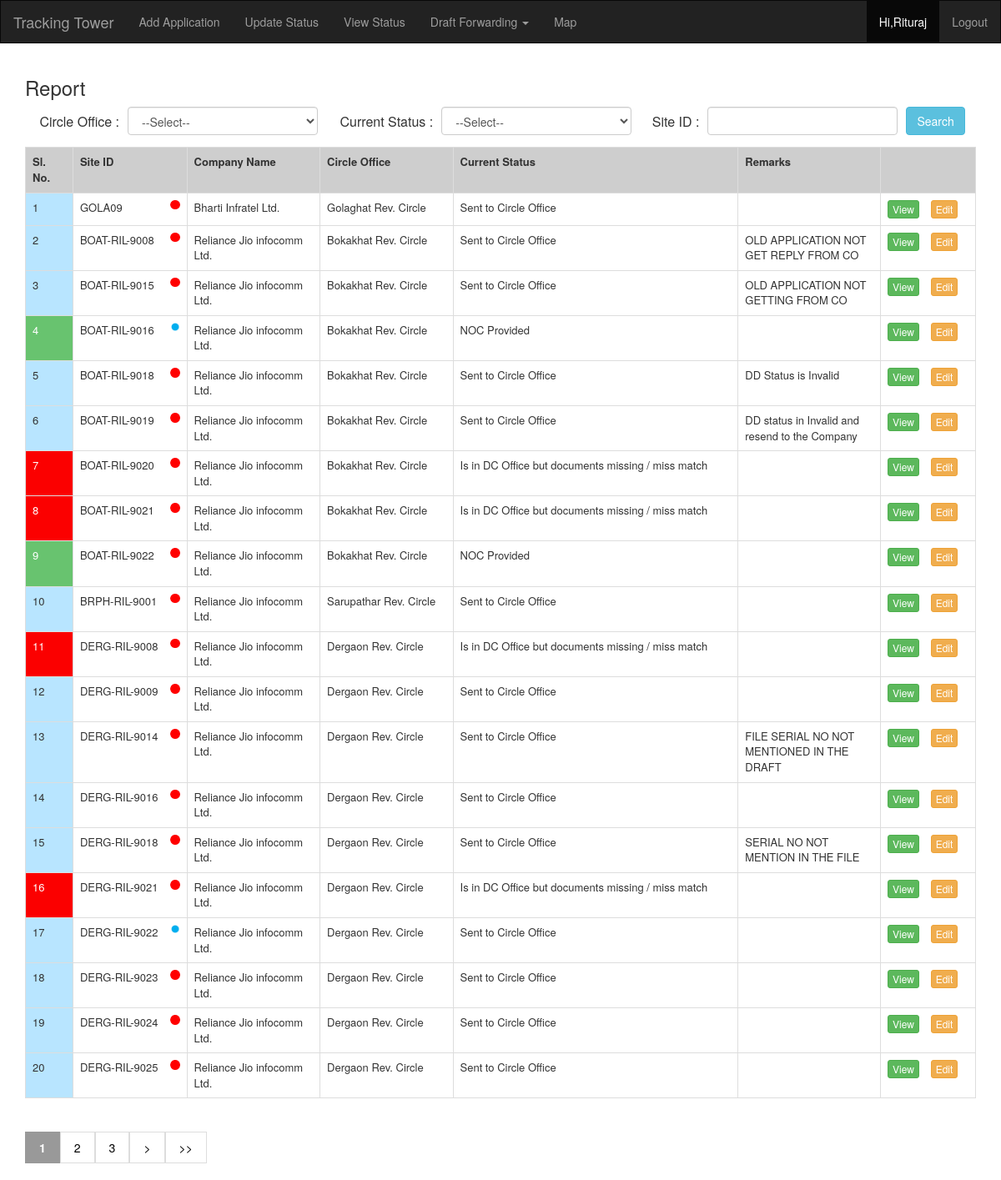
Screenshot of /view.php (signed in) with the database file from the repository.
### tables this page shows
CREATE TABLE `master_application` (
  `id` int(11) NOT NULL,
  `site_id` varchar(20) NOT NULL,
  `company_id` int(11) NOT NULL,
  `co_id` int(11) NOT NULL,
  `owner_name` varchar(100) NOT NULL,
  `owner_address` varchar(400) NOT NULL,
  `dagno` int(11) NOT NULL,
  `pattano` int(11) NOT NULL,
  `lattitude` varchar(30) NOT NULL,
  `longitude` varchar(30) NOT NULL,
  `dd_no` varchar(50) DEFAULT NULL,
  `dd_date` date DEFAULT NULL,
  `dd_status` int(11) NOT NULL DEFAULT '1',
  `dd_remarks` varchar(600) DEFAULT NULL,
  `remarks` varchar(999) DEFAULT NULL,
  `receivedon` date NOT NULL,
  `curr_status` int(11) NOT NULL DEFAULT '0',
  `year` int(11) DEFAULT NULL,
  `plot_type` varchar(50) DEFAULT NULL,
  `tower_type` varchar(5) DEFAULT NULL,
  `length` int(11) DEFAULT NULL,
  `width` int(11) DEFAULT NULL,
  `validity` date DEFAULT NULL,
  `is_delete` int(11) NOT NULL DEFAULT '0'
);

CREATE TABLE `company_master` (
  `id` int(11) NOT NULL,
  `name` varchar(100) NOT NULL,
  `status` int(11) NOT NULL,
  `details` varchar(600) NOT NULL
);

CREATE TABLE `circle_office` (
  `id` int(11) NOT NULL,
  `name` varchar(60) NOT NULL
);

CREATE TABLE `status` (
  `id` int(11) NOT NULL,
  `curr_status` varchar(150) NOT NULL
);

CREATE TABLE `track` (
  `id` int(11) NOT NULL,
  `app_id` int(11) NOT NULL,
  `app_status` int(11) NOT NULL,
  `fileno` varchar(40) DEFAULT NULL,
  `file_date` date DEFAULT NULL,
  `remarks` varchar(999) DEFAULT NULL,
  `is_delete` int(11) NOT NULL DEFAULT '0',
  `updated_on` datetime NOT NULL DEFAULT CURRENT_TIMESTAMP
);

### view.php (the view, shortened to what this page needs)
<?php
 include("config.php");
 include("header.php");
 $siteid="";
 $a1 = $a2 = $a3 = $p1='';
?>
<?php
 $p_co =   "";
 $p_status =   "";
 $p_siteid =   "";
 $rslt='';
$sql="";
if($rslt==1)
{
   $sql="SELECT COUNT(a.id)  from  master_application a
   inner join company_master b on a.company_id=b.id inner join track x on a.id = x.app_id and a.curr_status = x.app_status
   inner join circle_office c on a.co_id=c.id  inner join status d on a.curr_status=d.id
   where  a.is_delete=0 $p_co  $p_status  $p_siteid";
}
else{
   $sql = "SELECT COUNT(a.id)  from  master_application a
   inner join company_master b on a.company_id=b.id inner join track x on a.id = x.app_id and a.curr_status = x.app_status
   inner join circle_office c on a.co_id=c.id  inner join status d on a.curr_status=d.id
   where  a.is_delete=0";
}
   $x = mysqli_query($mysqli, $sql) ;
   $r = mysqli_fetch_row($x);
   $numrows = $r[0];
$rowsperpage = 20;
$totalpages = ceil($numrows / $rowsperpage);
if (isset($_GET['currentpage']) && is_numeric($_GET['currentpage'])) {
   $currentpage = (int) $_GET['currentpage'];
} else {
   $currentpage = 1;
}
$offset = ($currentpage - 1) * $rowsperpage;
if($rslt==1)
{
   $sql = "SELECT a.id, a.dd_status, a.site_id, a.curr_status as sts, b.name as comp, c.name as co, d.curr_status, x.remarks  from  master_application a
   inner join company_master b on a.company_id=b.id inner join track x on a.id = x.app_id and a.curr_status = x.app_status
   inner join circle_office c on a.co_id=c.id  inner join status d on a.curr_status=d.id
   where  a.is_delete=0 $p_co  $p_status  $p_siteid order by a.id  LIMIT $offset, $rowsperpage";
}
else
{
   $sql = "SELECT a.id,  a.dd_status, a.site_id, a.curr_status as sts, b.name as comp, c.name as co, d.curr_status, x.remarks  from  master_application a
   inner join company_master b on a.company_id=b.id inner join track x on a.id = x.app_id and a.curr_status = x.app_status
   inner join circle_office c on a.co_id=c.id  inner join status d on a.curr_status=d.id
   where  a.is_delete=0 order by a.id  LIMIT $offset, $rowsperpage";
}
$result = mysqli_query($mysqli, $sql) ;
$range = 3;
$sno=($currentpage*20)-19 ;
$qrystr="";
?>
<div class="container">
<div class="row">
<div class="col-md-12">
<h3>Report</h3>
</div>
</div>
<div class="row">
<div class="col-md-12">
<form action="view.php" method="get"  name="myform" >
<table>
<tr>
<td>
<span style="float:right ; margin: 0 10 0 0">Circle Office : </span>
</td>
<td width="20%">
<select id="ddco"  name="ddco" class="form-control" >
 <option value="">--Select--</option>
</td>
<td width="13%">
<span style="float:right; margin: 0 10 0 0">Current Status : </span>
</td>
<td width="20%">
<select name="status" id="status"  class="form-control" onmousedown="this.value='';">
 <option value="">--Select--</option>
</td>
<td width="8%">
<span style="float:right; margin: 0 10 0 0">Site ID : </span>
</td>
<td width="20%">
<input type="text" name="siteid"  value="<?php echo $siteid ?>" class="form-control" >
</td>
<td>
<input type="submit" name="Submit" style="margin: 0 0 0 10" value="Search" class="btn btn-info"  >
</td>
</tr>
</table>
</form>
</div>
</div>
<div class="row">
<div class="col-md-12">
<table class="table table-bordered" width="100%" style="font-size:13px !important;">
<tr>
<th width="5%">
Sl. No.
</th>
<th width="12%">
Site ID
</th>
<th  width="14%">
Company Name
</th>
<th  width="14%">
Circle Office
</th>
<th>
Current Status
</th>
<th width="15%">
Remarks
</th>
<th width="10%">
</th>
</tr>
<?php  while($r= mysqli_fetch_array($result)) { ?>
<tr>
<td  class="<?php
switch($r["sts"]){
   case 2 :
       echo "lightblue";
       break;
   case 7 :
       echo "red";
       break;
   case 8 :
       echo "green";
       break;
}
?>">
<?php echo $sno; $sno ++; ?>
</td>
<td>
<?php
echo $r["site_id"];
   ?>
<span class="pull-right">
   <?php
if($r["dd_status"]=='1')
   {?>
   <img src="img/circle-blue.png" width="12px" title="Valid DD" alt="Valid">
   <?php } else {?>
      <img src="img/circle-red.png" width="12px"  title="In-Valid DD" alt="In-Valid">
      <?php } ?>
   </span>
</td>
<td>
<?php
echo $r["comp"];
   ?>
</td>
<td>
<?php
echo $r["co"];
   ?>
</td>
<td>
<?php
echo $r["curr_status"];
   ?>
</td>
<td>
<?php
echo $r["remarks"];
   ?>
</td>
<td>
<?php  $pid=$r["id"] ?>
<a class='btn btn-xs btn-success' href='details.php?id=<?php  echo  $pid.'&'.$qrystr  ?>'>View</a>
<?php if( $_SESSION['type']=="3")
 {  }
 else{ ?>
 <a class='btn btn-xs btn-warning' style="margin-left:10px" href='edit.php?id=<?php   echo  $pid.'&'.$qrystr ?>'>Edit</a>
 <?php }
?>
</td>
</tr>
<?php } ?>
</table>
</div>
</div>
<div class="row">
<div class="col-md-12">
<div  class="pagination">
<?php
 for ($x = ($currentpage - $range); $x < (($currentpage + $range) + 1); $x++) {
    if (($x > 0) && ($x <= $totalpages)) {
       if ($x == $currentpage) {
          echo "<a class='active'><b>$x</b></a> ";
       } else {
          echo " <a href='{$_SERVER['PHP_SELF']}?currentpage=$x$a1$a2$a3'>$x</a> ";
       }
    }
 }
 if ($currentpage != $totalpages) {
    $nextpage = $currentpage + 1;
    echo " <a href='{$_SERVER['PHP_SELF']}?currentpage=$nextpage$a1$a2$a3'>></a> ";
    echo "<a href='{$_SERVER['PHP_SELF']}?currentpage=$totalpages$a1$a2$a3'>>></a>";
 }
 ?>
</div>
</div>
</div>
 <?php
 include("footer.php");
?>

### header.php (shortened to what this page needs)
<html>
<head>
<link rel="stylesheet" href="https://maxcdn.bootstrapcdn.com/bootstrap/3.3.7/css/bootstrap.min.css">
</head>
<body onkeydown="return (event.keyCode != 116)">
<nav class="navbar navbar-inverse"  >
  <div class="container-fluid">
    <div class="navbar-header">
      <a class="navbar-brand" href="#">Tracking Tower</a>
    </div>
    <?php
if(isset($_SESSION['id']))
{
    $uid = $_SESSION['id'];
    if( $uid!= "")
    {
    ?>
        <ul class="nav navbar-nav">
        <li ><a href="application.php">Add Application</a></li>
        <li ><a href="status.php">Update Status</a></li>
        <li ><a href="view.php">View Status</a></li>
        <li class="dropdown"><a class="dropdown-toggle" data-toggle="dropdown" href="#">Draft Forwarding <span class="caret"></span></a>
      </li>
      <li ><a href="map.php">Map</a></li>
        </ul>
        <ul class="nav navbar-nav navbar-right">
        <li class="active">
        <a href="#"> <?php
 if($uid!="")
 {
 echo "Hi,".$_SESSION['name']  ;
 }
 ?></a>
        </li>
        <li  style="float:right"><a href="logout.php">Logout</a></li>
</ul>
<?php }
 }
 else
 {?>
    <ul class="nav navbar-nav">
        <li ><a href="index.php">Login</a></li>
        </ul>
<?php  }
?>
  </div>
</nav>

### footer.php (shortened to what this page needs)
</body>
</html>

### view.php (style rules this page uses)
table tr th { background:#cecece; }
.red { background:#fb0000 !important; color:#fff !important; }
.lightblue { background:#b8e5ff !important; }
.green { background:#68c36f !important; color:#fff !important; }

### header.php (style rules this page uses)
.navbar { -webkit-border-radius: 0; -moz-border-radius: 0; border-radius: 0; }
.pagination { display: inline-block; }
.pagination a { color: black; float: left; padding: 8px 16px; text-decoration: none; transition: background-color .3s; border: 1px solid #ddd; }
.pagination a.active { background-color: #999; color: white; border: 1px solid #999; }

### rows the page displays
master_application: site "GOLA09", dd_status 2 (drawn), company_master.name "Bharti Infratel Ltd.", circle_office.name "Golaghat Rev. Circle", status.curr_status "Sent to Circle Office"
master_application: site "BOAT-RIL-9008", dd_status 2 (drawn), company_master.name "Reliance Jio infocomm Ltd.", circle_office.name "Bokakhat Rev. Circle", status.curr_status "Sent to Circle Office", track.remarks "OLD APPLICATION NOT GET REPLY FROM CO"
master_application: site "BOAT-RIL-9015", dd_status 2 (drawn), company_master.name "Reliance Jio infocomm Ltd.", circle_office.name "Bokakhat Rev. Circle", status.curr_status "Sent to Circle Office", track.remarks "OLD APPLICATION NOT GETTING FROM CO"
master_application: site "BOAT-RIL-9016", dd_status 1 (drawn), company_master.name "Reliance Jio infocomm Ltd.", circle_office.name "Bokakhat Rev. Circle", status.curr_status "NOC Provided"
master_application: site "BOAT-RIL-9018", dd_status 2 (drawn), company_master.name "Reliance Jio infocomm Ltd.", circle_office.name "Bokakhat Rev. Circle", status.curr_status "Sent to Circle Office", track.remarks "DD Status is Invalid"
master_application: site "BOAT-RIL-9019", dd_status 2 (drawn), company_master.name "Reliance Jio infocomm Ltd.", circle_office.name "Bokakhat Rev. Circle", status.curr_status "Sent to Circle Office", track.remarks "DD status in Invalid and resend to the Company"
master_application: site "BOAT-RIL-9020", dd_status 2 (drawn), company_master.name "Reliance Jio infocomm Ltd.", circle_office.name "Bokakhat Rev. Circle", status.curr_status "Is in DC Office but documents missing / miss match"
master_application: site "BOAT-RIL-9021", dd_status 2 (drawn), company_master.name "Reliance Jio infocomm Ltd.", circle_office.name "Bokakhat Rev. Circle", status.curr_status "Is in DC Office but documents missing / miss match"
master_application: site "BOAT-RIL-9022", dd_status 2 (drawn), company_master.name "Reliance Jio infocomm Ltd.", circle_office.name "Bokakhat Rev. Circle", status.curr_status "NOC Provided"
master_application: site "BRPH-RIL-9001", dd_status 2 (drawn), company_master.name "Reliance Jio infocomm Ltd.", circle_office.name "Sarupathar Rev. Circle", status.curr_status "Sent to Circle Office"
master_application: site "DERG-RIL-9008", dd_status 2 (drawn), company_master.name "Reliance Jio infocomm Ltd.", circle_office.name "Dergaon Rev. Circle", status.curr_status "Is in DC Office but documents missing / miss match"
master_application: site "DERG-RIL-9009", dd_status 2 (drawn), company_master.name "Reliance Jio infocomm Ltd.", circle_office.name "Dergaon Rev. Circle", status.curr_status "Sent to Circle Office"
master_application: site "DERG-RIL-9014", dd_status 2 (drawn), company_master.name "Reliance Jio infocomm Ltd.", circle_office.name "Dergaon Rev. Circle", status.curr_status "Sent to Circle Office", track.remarks "FILE SERIAL NO NOT MENTIONED IN THE DRAFT"
master_application: site "DERG-RIL-9016", dd_status 2 (drawn), company_master.name "Reliance Jio infocomm Ltd.", circle_office.name "Dergaon Rev. Circle", status.curr_status "Sent to Circle Office"
master_application: site "DERG-RIL-9018", dd_status 2 (drawn), company_master.name "Reliance Jio infocomm Ltd.", circle_office.name "Dergaon Rev. Circle", status.curr_status "Sent to Circle Office", track.remarks "SERIAL NO NOT MENTION IN THE FILE"
master_application: site "DERG-RIL-9021", dd_status 2 (drawn), company_master.name "Reliance Jio infocomm Ltd.", circle_office.name "Dergaon Rev. Circle", status.curr_status "Is in DC Office but documents missing / miss match"
master_application: site "DERG-RIL-9022", dd_status 1 (drawn), company_master.name "Reliance Jio infocomm Ltd.", circle_office.name "Dergaon Rev. Circle", status.curr_status "Sent to Circle Office"
master_application: site "DERG-RIL-9023", dd_status 2 (drawn), company_master.name "Reliance Jio infocomm Ltd.", circle_office.name "Dergaon Rev. Circle", status.curr_status "Sent to Circle Office"
master_application: site "DERG-RIL-9024", dd_status 2 (drawn), company_master.name "Reliance Jio infocomm Ltd.", circle_office.name "Dergaon Rev. Circle", status.curr_status "Sent to Circle Office"
master_application: site "DERG-RIL-9025", dd_status 2 (drawn), company_master.name "Reliance Jio infocomm Ltd.", circle_office.name "Dergaon Rev. Circle", status.curr_status "Sent to Circle Office"

### other values shown
$_SESSION['name'] "Rituraj"
